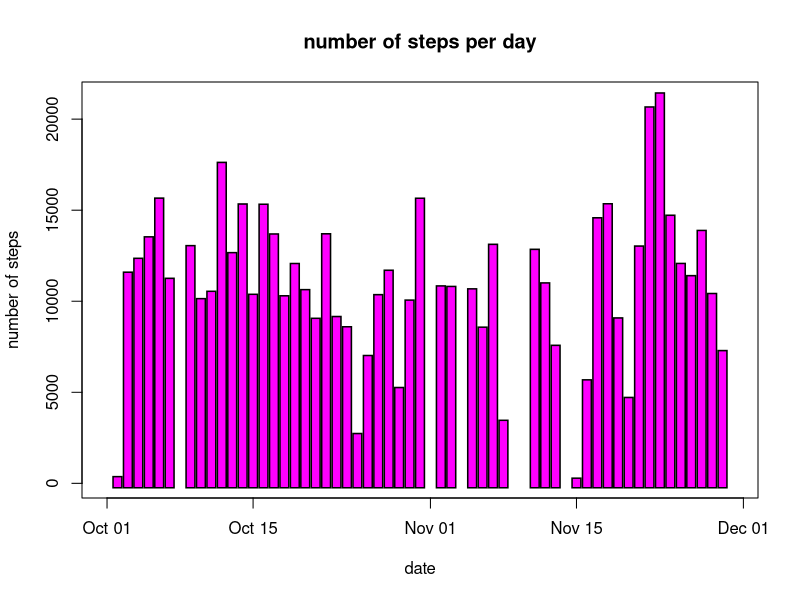
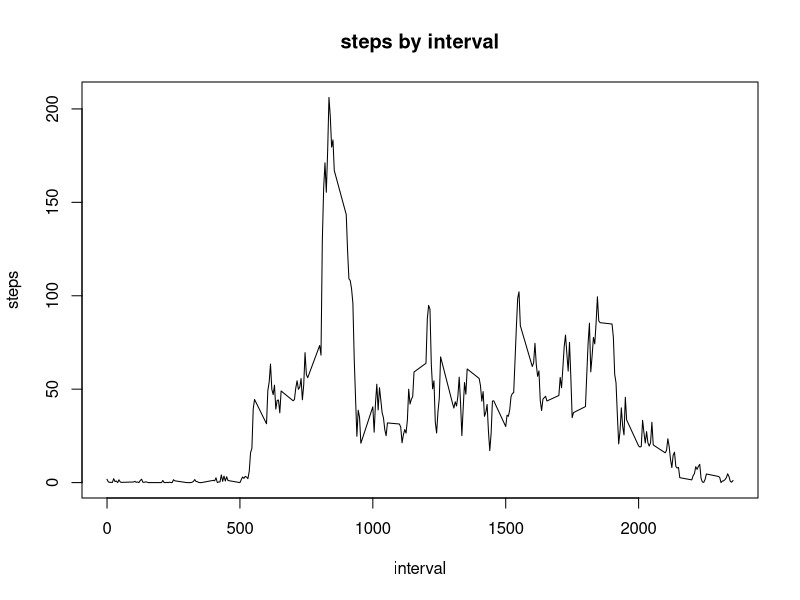
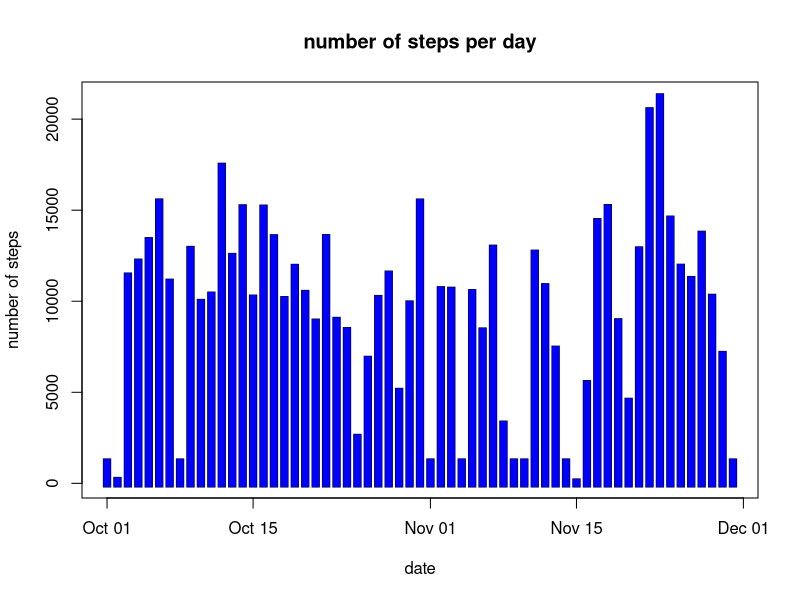
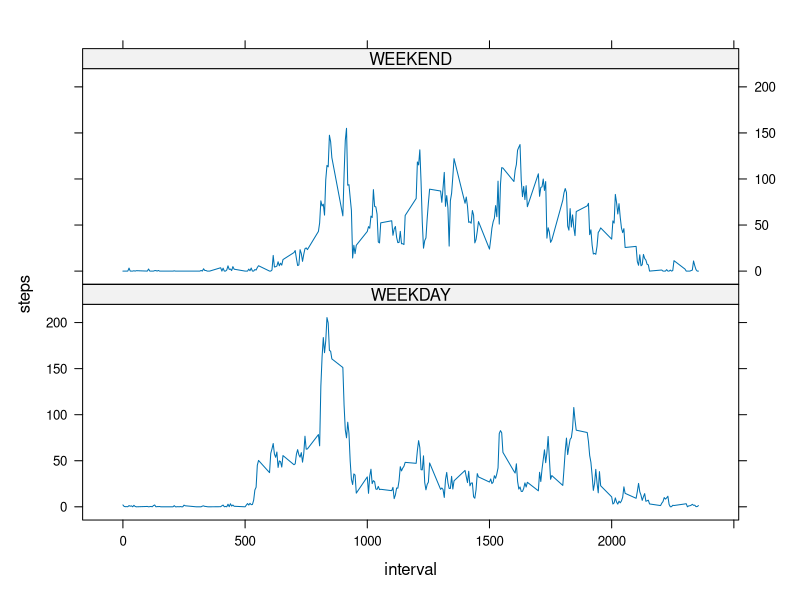

The R script that drew these images, in order:
## ---- chunk 1
library(data.table)
Originais <- fread("activity.csv")
Originais$date <- as.Date(Originais$date, "%Y-%m-%d")
## ---- chunk 2
summary(Originais)
head(Originais)
length(Originais$steps)

## ---- chunk 3
Passos <- Originais[, lapply(.SD, sum), by = date, .SDcols = "steps"]

par(lend = "square")

plot(Passos$date, Passos$steps, 
     type = "h", lwd = 10, col = "black", 
     xlab = "date", ylab = "number of steps",
     main = "number of steps per day")

lines(Passos$date, Passos$steps, type = "h", lwd = 7, col = "magenta")

mean(Passos$steps, na.rm = T);median(Passos$steps, na.rm = T)
## ---- chunk 4
Passos2 <- Originais[!is.na(Originais$steps)][,lapply(.SD, mean), by = interval, .SDcols = "steps"]

plot(Passos2$interval, Passos2$steps, type = "l", 
     xlab = "interval", ylab = "steps", 
     main = "steps by interval")

Passos2[which.max(Passos2$steps)]
## ---- chunk 5
length(Originais$steps[is.na(Originais$steps)])


Originais$steps[is.na(Originais$steps)] <- with(Originais, ave(steps, interval, 
                                      FUN = function(x) median(x, na.rm = T)))[is.na(Originais$steps)] 
                                      #median substitute missing values 
#Replot "Steps Per Day"
Passos3 <- Originais[, lapply(.SD, sum), by = date, .SDcols = "steps"]

par(lend = "square")

plot(Passos3$date, Passos3$steps, 
     type = "h", lwd = 8, col = "black", 
     xlab = "date", ylab = "number of steps",
     main = "number of steps per day")

lines(Passos3$date, Passos3$steps, type = "h", lwd = 7, col = "blue")

mean(Passos3$steps, na.rm = T);
median(Passos3$steps, na.rm = T)
## ---- chunk 6
library(chron)
library(plyr)
Originais$day <- revalue(as.factor(is.weekend(Originais$date)), 
                        c("FALSE" = "WEEKDAY", "TRUE"="WEEKEND"))

library(reshape2) 
PassosMerge <- suppressWarnings(melt(Originais, c("interval", "day"))) 
PassosSoma  <- dcast(PassosMerge, day + interval ~ variable, mean)[,1:3] 

library(lattice)
xyplot(steps ~ interval | day, data = PassosSoma, layout = c(1,2), type = "l")
